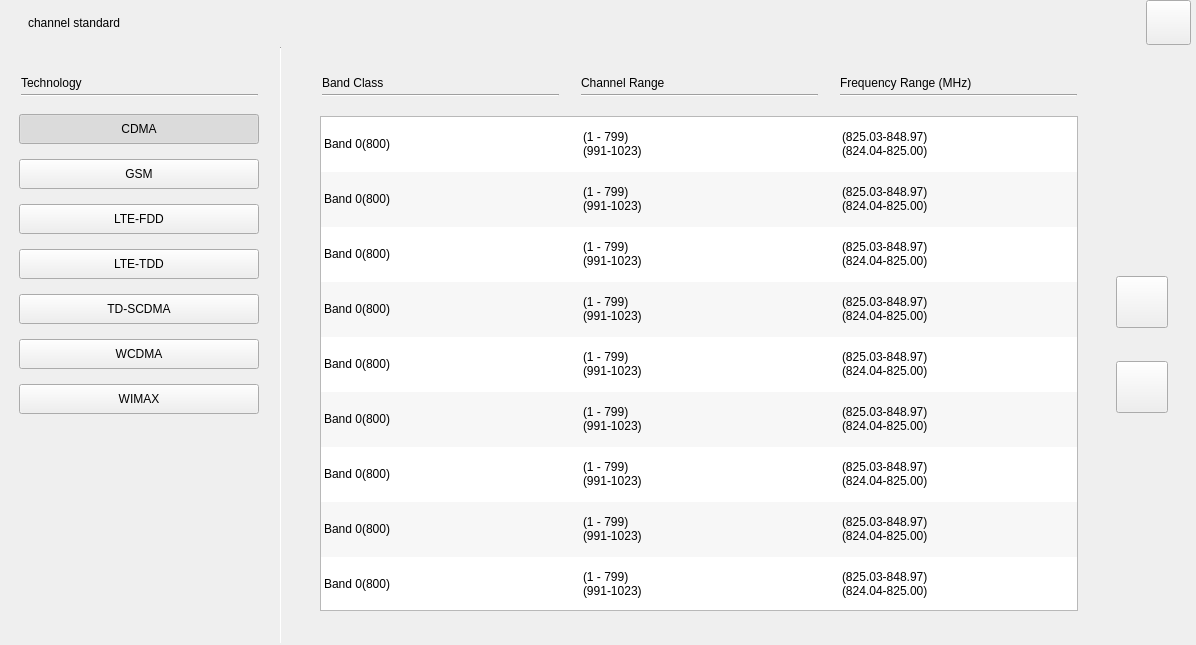
<?xml version="1.0" encoding="UTF-8"?>
<ui version="4.0">
 <class>RtSa_Dialog_Ch_Std</class>
 <widget class="QWidget" name="RtSa_Dialog_Ch_Std">
  <property name="geometry">
   <rect>
    <x>0</x>
    <y>0</y>
    <width>1196</width>
    <height>645</height>
   </rect>
  </property>
  <property name="windowTitle">
   <string>Form</string>
  </property>
  <property name="status" stdset="0">
   <string>night</string>
  </property>
  <widget class="QWidget" name="widget_main" native="true">
   <property name="geometry">
    <rect>
     <x>0</x>
     <y>46</y>
     <width>1196</width>
     <height>599</height>
    </rect>
   </property>
   <property name="styleSheet">
    <string notr="true">/******************indoor*********************/
RtSa_Dialog_Ch_Std[status = &quot;indoor&quot;]
#widget_main
{
	background-color:rgba(255,255,255,1);
}
RtSa_Dialog_Ch_Std[status = &quot;indoor&quot;]
#widget_main&gt;#tableWidget
{
  background-color:rgba(255,255,255,1);
	border-style:flat;
	outline:0px;
	font:75 15px &quot;Arial&quot;;
}
RtSa_Dialog_Ch_Std[status = &quot;indoor&quot;]
#widget_main&gt;QLabel
{
	color:rgba(6, 62, 97, 1);
	font:75 15px &quot;Arial&quot;;
	font-weight:bold;
}
RtSa_Dialog_Ch_Std[status = &quot;indoor&quot;]
#widget_main&gt;#pb_up
{
	background:transparent;
	background-image: url(:/rtsa/image/btn_up_normal.png);
}
RtSa_Dialog_Ch_Std[status = &quot;indoor&quot;]
#widget_main&gt;#pb_up:pressed
{
	background-image: url(:/rtsa/image/btn_up_click.png);
}
RtSa_Dialog_Ch_Std[status = &quot;indoor&quot;]
#widget_main&gt;#pb_down
{
	background:transparent;
	background-image: url(:/rtsa/image/btn_down_normal.png);
}
RtSa_Dialog_Ch_Std[status = &quot;indoor&quot;]
#widget_main&gt;#pb_down:pressed
{
	background-image: url(:/rtsa/image/btn_down_click.png);
}
RtSa_Dialog_Ch_Std[status = &quot;indoor&quot;]
#widget_main&gt;#line,
RtSa_Dialog_Ch_Std[status = &quot;indoor&quot;]
#widget_main&gt;#line_2,
RtSa_Dialog_Ch_Std[status = &quot;indoor&quot;]
#widget_main&gt;#line_3,
RtSa_Dialog_Ch_Std[status = &quot;indoor&quot;]
#widget_main&gt;#line_4
{
	background-color:rgba(6,62,97,1);
}
RtSa_Dialog_Ch_Std[status = &quot;indoor&quot;]
#widget_main&gt;#line_5
{
	background-color:rgba(181, 181, 181, 1);
}
/*#widget_main&gt;#tableWidget
{
	border-style:flat;
	outline:0px;
	font:75 15px &quot;Arial&quot;;
}
*/
RtSa_Dialog_Ch_Std[status = &quot;indoor&quot;]
#widget_main&gt;#tableWidget::item:selected
{
	border-style:flat;
	font-weight:bold;
	background-image: url(:/sa/image/box_click.png);
}
RtSa_Dialog_Ch_Std[status = &quot;indoor&quot;]
#widget_main&gt;QPushButton:checked
{
	background-color:rgba(255, 181, 0, 1)
}
RtSa_Dialog_Ch_Std[status = &quot;indoor&quot;]
#widget_main&gt;QPushButton
{
	border-style:flat;
	text-align:left;
	padding-left:10px;
}

/******************outdoor******************/
RtSa_Dialog_Ch_Std[status = &quot;outdoor&quot;]
#widget_main
{
	background-color:rgba(255,255,255,1);
}
RtSa_Dialog_Ch_Std[status = &quot;outdoor&quot;]
#widget_main&gt;#tableWidget
{
  background-color:rgba(255,255,255,1);
	border-style:flat;
	outline:0px;
	font:75 15px &quot;Arial&quot;;
}
RtSa_Dialog_Ch_Std[status = &quot;outdoor&quot;]
#widget_main&gt;QLabel
{
	color:rgba(6, 62, 97, 1);
	font:75 15px &quot;Arial&quot;;
	font-weight:bold;
}
RtSa_Dialog_Ch_Std[status = &quot;outdoor&quot;]
#widget_main&gt;#pb_up
{
	background:transparent;
	background-image: url(:/rtsa/image/btn_up_normal.png);
}
RtSa_Dialog_Ch_Std[status = &quot;outdoor&quot;]
#widget_main&gt;#pb_up:pressed
{
	background-image: url(:/rtsa/image/btn_up_click.png);
}
RtSa_Dialog_Ch_Std[status = &quot;outdoor&quot;]
#widget_main&gt;#pb_down
{
	background:transparent;
	background-image: url(:/rtsa/image/btn_down_normal.png);
}
RtSa_Dialog_Ch_Std[status = &quot;outdoor&quot;]
#widget_main&gt;#pb_down:pressed
{
	background-image: url(:/rtsa/image/btn_down_click.png);
}
RtSa_Dialog_Ch_Std[status = &quot;outdoor&quot;]
#widget_main&gt;#line,
RtSa_Dialog_Ch_Std[status = &quot;outdoor&quot;]
#widget_main&gt;#line_2,
RtSa_Dialog_Ch_Std[status = &quot;outdoor&quot;]
#widget_main&gt;#line_3,
RtSa_Dialog_Ch_Std[status = &quot;outdoor&quot;]
#widget_main&gt;#line_4
{
	background-color:rgba(6,62,97,1);
}
RtSa_Dialog_Ch_Std[status = &quot;outdoor&quot;]
#widget_main&gt;#line_5
{
	background-color:rgba(181, 181, 181, 1);
}
/*#widget_main&gt;#tableWidget
{
	border-style:flat;
	outline:0px;
	font:75 15px &quot;Arial&quot;;
}
*/
RtSa_Dialog_Ch_Std[status = &quot;outdoor&quot;]
#widget_main&gt;#tableWidget::item:selected
{
	border-style:flat;
	font-weight:bold;
	background-image: url(:/sa/image/box_click.png);
}
RtSa_Dialog_Ch_Std[status = &quot;outdoor&quot;]
#widget_main&gt;QPushButton:checked
{
	background-color:rgba(255, 181, 0, 1)
}
RtSa_Dialog_Ch_Std[status = &quot;outdoor&quot;]
#widget_main&gt;QPushButton
{
	border-style:flat;
	text-align:left;
	padding-left:10px;
}
/************night*******************/
RtSa_Dialog_Ch_Std[status = &quot;night&quot;]
#widget_main
{
	background-color:rgba(0,0,0,1);
}
RtSa_Dialog_Ch_Std[status = &quot;night&quot;]
#widget_main&gt;#tableWidget
{
	background-color: rgb(0, 0, 0);
	alternate-background-color: rgba(24,23,20,1);
	color: rgba(176,153,117,1);
	border-style:flat;
	outline:0px;
	font:75 15px &quot;Arial&quot;;
}
RtSa_Dialog_Ch_Std[status = &quot;night&quot;]
#widget_main&gt;QLabel
{
	color:rgba(7,97,116,1);
	font:75 15px &quot;Arial&quot;;
	font-weight:bold;
}
RtSa_Dialog_Ch_Std[status = &quot;night&quot;]
#widget_main&gt;#pb_up
{
  background:transparent;
	background-image: url(:/rtsa/image/night/btn_up_normal.png);
}
RtSa_Dialog_Ch_Std[status = &quot;night&quot;]
#widget_main&gt;#pb_up:pressed
{
	background-image: url(:/rtsa/image/night/btn_up_click.png);
}
RtSa_Dialog_Ch_Std[status = &quot;night&quot;]
#widget_main&gt;#pb_down
{
background:transparent;
	background-image: url(:/rtsa/image/night/btn_down_normal.png);
}
RtSa_Dialog_Ch_Std[status = &quot;night&quot;]
#widget_main&gt;#pb_down:pressed
{
	background-image: url(:/rtsa/image/night/btn_down_click.png);
}
RtSa_Dialog_Ch_Std[status = &quot;night&quot;]
#widget_main&gt;#line,
RtSa_Dialog_Ch_Std[status = &quot;night&quot;]
#widget_main&gt;#line_2,
RtSa_Dialog_Ch_Std[status = &quot;night&quot;]
#widget_main&gt;#line_3,
RtSa_Dialog_Ch_Std[status = &quot;night&quot;]
#widget_main&gt;#line_4
{
	background-color:rgba(6,62,97,1);
}
RtSa_Dialog_Ch_Std[status = &quot;night&quot;]
#widget_main&gt;#line_5
{
	background-color:rgba(7,97,116,1);
}
/*#widget_main&gt;#tableWidget
{
	border-style:flat;
	outline:0px;
	font:75 15px &quot;Arial&quot;;
}
*/
RtSa_Dialog_Ch_Std[status = &quot;night&quot;]
#widget_main&gt;#tableWidget::item:selected
{
	color: rgba(0,0,0,1);
	border-style:flat;
	font-weight:bold;
	background-image: url(:/rtsa/image/night/box_click.png);
}
RtSa_Dialog_Ch_Std[status = &quot;night&quot;]
#widget_main&gt;QPushButton:checked
{
	color:rgba(0,0,0,1);
	background-color:rgba(255, 156, 0, 1);
}
RtSa_Dialog_Ch_Std[status = &quot;night&quot;]
#widget_main&gt;QPushButton
{
	color:rgba(176,153,117,1);
	background-color:rgba(24,23,20,1);
	border-style:flat;
	text-align:left;
	padding-left:10px;
}
</string>
   </property>
   <property name="status" stdset="0">
    <string>outdoor</string>
   </property>
   <widget class="QPushButton" name="pb_CDMA">
    <property name="geometry">
     <rect>
      <x>19</x>
      <y>68</y>
      <width>240</width>
      <height>30</height>
     </rect>
    </property>
    <property name="text">
     <string>CDMA</string>
    </property>
    <property name="checkable">
     <bool>true</bool>
    </property>
    <property name="checked">
     <bool>true</bool>
    </property>
   </widget>
   <widget class="QPushButton" name="pb_GSM">
    <property name="geometry">
     <rect>
      <x>19</x>
      <y>113</y>
      <width>240</width>
      <height>30</height>
     </rect>
    </property>
    <property name="text">
     <string>GSM</string>
    </property>
    <property name="checkable">
     <bool>true</bool>
    </property>
   </widget>
   <widget class="QPushButton" name="pb_LTEFDD">
    <property name="geometry">
     <rect>
      <x>19</x>
      <y>158</y>
      <width>240</width>
      <height>30</height>
     </rect>
    </property>
    <property name="text">
     <string>LTE-FDD</string>
    </property>
    <property name="checkable">
     <bool>true</bool>
    </property>
   </widget>
   <widget class="QPushButton" name="pb_LTETDD">
    <property name="geometry">
     <rect>
      <x>19</x>
      <y>203</y>
      <width>240</width>
      <height>30</height>
     </rect>
    </property>
    <property name="text">
     <string>LTE-TDD</string>
    </property>
    <property name="checkable">
     <bool>true</bool>
    </property>
   </widget>
   <widget class="QPushButton" name="pb_TD">
    <property name="geometry">
     <rect>
      <x>19</x>
      <y>248</y>
      <width>240</width>
      <height>30</height>
     </rect>
    </property>
    <property name="text">
     <string>TD-SCDMA</string>
    </property>
    <property name="checkable">
     <bool>true</bool>
    </property>
   </widget>
   <widget class="QPushButton" name="pb_WCDMA">
    <property name="geometry">
     <rect>
      <x>19</x>
      <y>293</y>
      <width>240</width>
      <height>30</height>
     </rect>
    </property>
    <property name="text">
     <string>WCDMA</string>
    </property>
    <property name="checkable">
     <bool>true</bool>
    </property>
   </widget>
   <widget class="QPushButton" name="pb_WIMAX">
    <property name="geometry">
     <rect>
      <x>19</x>
      <y>338</y>
      <width>240</width>
      <height>30</height>
     </rect>
    </property>
    <property name="text">
     <string>WIMAX</string>
    </property>
    <property name="checkable">
     <bool>true</bool>
    </property>
   </widget>
   <widget class="QLabel" name="label_2">
    <property name="geometry">
     <rect>
      <x>21</x>
      <y>28</y>
      <width>90</width>
      <height>17</height>
     </rect>
    </property>
    <property name="text">
     <string>Technology</string>
    </property>
   </widget>
   <widget class="QTableWidget" name="tableWidget">
    <property name="geometry">
     <rect>
      <x>320</x>
      <y>70</y>
      <width>758</width>
      <height>495</height>
     </rect>
    </property>
    <property name="layoutDirection">
     <enum>Qt::LeftToRight</enum>
    </property>
    <property name="styleSheet">
     <string notr="true"/>
    </property>
    <property name="frameShape">
     <enum>QFrame::StyledPanel</enum>
    </property>
    <property name="verticalScrollBarPolicy">
     <enum>Qt::ScrollBarAlwaysOff</enum>
    </property>
    <property name="horizontalScrollBarPolicy">
     <enum>Qt::ScrollBarAlwaysOff</enum>
    </property>
    <property name="alternatingRowColors">
     <bool>true</bool>
    </property>
    <property name="textElideMode">
     <enum>Qt::ElideRight</enum>
    </property>
    <property name="showGrid">
     <bool>false</bool>
    </property>
    <property name="wordWrap">
     <bool>true</bool>
    </property>
    <property name="rowCount">
     <number>9</number>
    </property>
    <property name="columnCount">
     <number>3</number>
    </property>
    <attribute name="horizontalHeaderVisible">
     <bool>false</bool>
    </attribute>
    <attribute name="horizontalHeaderDefaultSectionSize">
     <number>259</number>
    </attribute>
    <attribute name="horizontalHeaderHighlightSections">
     <bool>false</bool>
    </attribute>
    <attribute name="horizontalHeaderStretchLastSection">
     <bool>true</bool>
    </attribute>
    <attribute name="verticalHeaderVisible">
     <bool>false</bool>
    </attribute>
    <attribute name="verticalHeaderDefaultSectionSize">
     <number>55</number>
    </attribute>
    <attribute name="verticalHeaderHighlightSections">
     <bool>false</bool>
    </attribute>
    <attribute name="verticalHeaderStretchLastSection">
     <bool>false</bool>
    </attribute>
    <row>
     <property name="text">
      <string>新建行</string>
     </property>
    </row>
    <row/>
    <row/>
    <row/>
    <row/>
    <row/>
    <row/>
    <row/>
    <row/>
    <column>
     <property name="text">
      <string>新建列</string>
     </property>
    </column>
    <column/>
    <column/>
    <item row="0" column="0">
     <property name="text">
      <string>Band 0(800)</string>
     </property>
    </item>
    <item row="0" column="1">
     <property name="text">
      <string>(1 - 799)
(991-1023)</string>
     </property>
    </item>
    <item row="0" column="2">
     <property name="text">
      <string>(825.03-848.97)
(824.04-825.00)</string>
     </property>
    </item>
    <item row="1" column="0">
     <property name="text">
      <string>Band 0(800)</string>
     </property>
    </item>
    <item row="1" column="1">
     <property name="text">
      <string>(1 - 799)
(991-1023)</string>
     </property>
    </item>
    <item row="1" column="2">
     <property name="text">
      <string>(825.03-848.97)
(824.04-825.00)</string>
     </property>
    </item>
    <item row="2" column="0">
     <property name="text">
      <string>Band 0(800)</string>
     </property>
    </item>
    <item row="2" column="1">
     <property name="text">
      <string>(1 - 799)
(991-1023)</string>
     </property>
    </item>
    <item row="2" column="2">
     <property name="text">
      <string>(825.03-848.97)
(824.04-825.00)</string>
     </property>
    </item>
    <item row="3" column="0">
     <property name="text">
      <string>Band 0(800)</string>
     </property>
    </item>
    <item row="3" column="1">
     <property name="text">
      <string>(1 - 799)
(991-1023)</string>
     </property>
    </item>
    <item row="3" column="2">
     <property name="text">
      <string>(825.03-848.97)
(824.04-825.00)</string>
     </property>
    </item>
    <item row="4" column="0">
     <property name="text">
      <string>Band 0(800)</string>
     </property>
    </item>
    <item row="4" column="1">
     <property name="text">
      <string>(1 - 799)
(991-1023)</string>
     </property>
    </item>
    <item row="4" column="2">
     <property name="text">
      <string>(825.03-848.97)
(824.04-825.00)</string>
     </property>
    </item>
    <item row="5" column="0">
     <property name="text">
      <string>Band 0(800)</string>
     </property>
    </item>
    <item row="5" column="1">
     <property name="text">
      <string>(1 - 799)
(991-1023)</string>
     </property>
    </item>
    <item row="5" column="2">
     <property name="text">
      <string>(825.03-848.97)
(824.04-825.00)</string>
     </property>
    </item>
    <item row="6" column="0">
     <property name="text">
      <string>Band 0(800)</string>
     </property>
    </item>
    <item row="6" column="1">
     <property name="text">
      <string>(1 - 799)
(991-1023)</string>
     </property>
    </item>
    <item row="6" column="2">
     <property name="text">
      <string>(825.03-848.97)
(824.04-825.00)</string>
     </property>
    </item>
    <item row="7" column="0">
     <property name="text">
      <string>Band 0(800)</string>
     </property>
    </item>
    <item row="7" column="1">
     <property name="text">
      <string>(1 - 799)
(991-1023)</string>
     </property>
    </item>
    <item row="7" column="2">
     <property name="text">
      <string>(825.03-848.97)
(824.04-825.00)</string>
     </property>
    </item>
    <item row="8" column="0">
     <property name="text">
      <string>Band 0(800)</string>
     </property>
    </item>
    <item row="8" column="1">
     <property name="text">
      <string>(1 - 799)
(991-1023)</string>
     </property>
    </item>
    <item row="8" column="2">
     <property name="text">
      <string>(825.03-848.97)
(824.04-825.00)</string>
     </property>
    </item>
   </widget>
   <widget class="QPushButton" name="pb_up">
    <property name="geometry">
     <rect>
      <x>1116</x>
      <y>230</y>
      <width>52</width>
      <height>52</height>
     </rect>
    </property>
    <property name="text">
     <string/>
    </property>
   </widget>
   <widget class="QPushButton" name="pb_down">
    <property name="geometry">
     <rect>
      <x>1116</x>
      <y>315</y>
      <width>52</width>
      <height>52</height>
     </rect>
    </property>
    <property name="text">
     <string/>
    </property>
   </widget>
   <widget class="QLabel" name="label_3">
    <property name="geometry">
     <rect>
      <x>322</x>
      <y>28</y>
      <width>88</width>
      <height>17</height>
     </rect>
    </property>
    <property name="text">
     <string>Band Class</string>
    </property>
   </widget>
   <widget class="QLabel" name="label_4">
    <property name="geometry">
     <rect>
      <x>581</x>
      <y>28</y>
      <width>118</width>
      <height>17</height>
     </rect>
    </property>
    <property name="text">
     <string>Channel Range</string>
    </property>
   </widget>
   <widget class="QLabel" name="label_5">
    <property name="geometry">
     <rect>
      <x>840</x>
      <y>28</y>
      <width>179</width>
      <height>17</height>
     </rect>
    </property>
    <property name="text">
     <string>Frequency Range (MHz)</string>
    </property>
   </widget>
   <widget class="Line" name="line">
    <property name="geometry">
     <rect>
      <x>21</x>
      <y>48</y>
      <width>237</width>
      <height>2</height>
     </rect>
    </property>
    <property name="orientation">
     <enum>Qt::Horizontal</enum>
    </property>
   </widget>
   <widget class="Line" name="line_2">
    <property name="geometry">
     <rect>
      <x>322</x>
      <y>48</y>
      <width>237</width>
      <height>2</height>
     </rect>
    </property>
    <property name="orientation">
     <enum>Qt::Horizontal</enum>
    </property>
   </widget>
   <widget class="Line" name="line_3">
    <property name="geometry">
     <rect>
      <x>581</x>
      <y>48</y>
      <width>237</width>
      <height>2</height>
     </rect>
    </property>
    <property name="orientation">
     <enum>Qt::Horizontal</enum>
    </property>
   </widget>
   <widget class="Line" name="line_4">
    <property name="geometry">
     <rect>
      <x>840</x>
      <y>48</y>
      <width>237</width>
      <height>2</height>
     </rect>
    </property>
    <property name="orientation">
     <enum>Qt::Horizontal</enum>
    </property>
   </widget>
   <widget class="Line" name="line_5">
    <property name="geometry">
     <rect>
      <x>280</x>
      <y>1</y>
      <width>1</width>
      <height>597</height>
     </rect>
    </property>
    <property name="orientation">
     <enum>Qt::Vertical</enum>
    </property>
   </widget>
   <widget class="QPushButton" name="pb_ok">
    <property name="geometry">
     <rect>
      <x>1073</x>
      <y>566</y>
      <width>80</width>
      <height>30</height>
     </rect>
    </property>
    <property name="font">
     <font>
      <family>Arial</family>
      <pointsize>13</pointsize>
     </font>
    </property>
    <property name="layoutDirection">
     <enum>Qt::LeftToRight</enum>
    </property>
    <property name="styleSheet">
     <string notr="true">QPushButton
{
	background-image: url(:/rtsa/image/btn_ok_w80_nor.png);
}
QPushButton:pressed
{	
	background-image: url(:/rtsa/image/btn_ok_w80_click.png);
}
QPushButton { border-style: flat;}</string>
    </property>
    <property name="text">
     <string/>
    </property>
    <property name="flat">
     <bool>true</bool>
    </property>
   </widget>
   <widget class="QPushButton" name="pb_close">
    <property name="geometry">
     <rect>
      <x>990</x>
      <y>566</y>
      <width>80</width>
      <height>30</height>
     </rect>
    </property>
    <property name="font">
     <font>
      <family>Arial</family>
      <pointsize>13</pointsize>
     </font>
    </property>
    <property name="styleSheet">
     <string notr="true">QPushButton
{
	background-image: url(:/rtsa/image/btn_cancel_w80_nor.png);
}
QPushButton:pressed
{	
	background-image: url(:/rtsa/image/btn_cancel_w80_click.png);
}
QPushButton { border-style: flat;}</string>
    </property>
    <property name="text">
     <string/>
    </property>
    <property name="flat">
     <bool>true</bool>
    </property>
   </widget>
   <zorder>pb_CDMA</zorder>
   <zorder>pb_GSM</zorder>
   <zorder>pb_LTEFDD</zorder>
   <zorder>pb_LTETDD</zorder>
   <zorder>pb_TD</zorder>
   <zorder>pb_WCDMA</zorder>
   <zorder>pb_WIMAX</zorder>
   <zorder>label_2</zorder>
   <zorder>tableWidget</zorder>
   <zorder>pb_down</zorder>
   <zorder>label_3</zorder>
   <zorder>label_4</zorder>
   <zorder>label_5</zorder>
   <zorder>line</zorder>
   <zorder>line_2</zorder>
   <zorder>line_3</zorder>
   <zorder>line_4</zorder>
   <zorder>line_5</zorder>
   <zorder>pb_up</zorder>
   <zorder>pb_ok</zorder>
   <zorder>pb_close</zorder>
  </widget>
  <widget class="QWidget" name="widget_title" native="true">
   <property name="geometry">
    <rect>
     <x>0</x>
     <y>0</y>
     <width>1196</width>
     <height>46</height>
    </rect>
   </property>
   <property name="styleSheet">
    <string notr="true">#RtSa_Dialog_Ch_Std[status = &quot;indoor&quot;]
#widget_title
{
	background-color:rgba(201,201,201,1);
   border:1px;
   border-bottom-style:solid;
	border-bottom-color:rgba(76,76,76,1);
}
#RtSa_Dialog_Ch_Std[status = &quot;indoor&quot;]
#widget_title&gt;#pb_cancel
{
	border-style:flat;
	background-image: url(:/rtsa/image/btn_close_w45_normal.png);
}
#RtSa_Dialog_Ch_Std[status = &quot;indoor&quot;]
#widget_title&gt;#pb_cancel:pressed
{
	background-image: url(:/rtsa/image/btn_close_w45_click.png);
}
#RtSa_Dialog_Ch_Std[status = &quot;indoor&quot;]
#widget_title&gt;#lblTitle
{
	font:75 20px &quot;Arial&quot;;
	font-weight:bold;
}

#RtSa_Dialog_Ch_Std[status = &quot;outdoor&quot;]
#widget_title
{
	background-color:rgba(201,201,201,1);
   border:1px;
   border-bottom-style:solid;
	border-bottom-color:rgba(76,76,76,1);
}
#RtSa_Dialog_Ch_Std[status = &quot;outdoor&quot;]
#widget_title&gt;#pb_cancel
{
	border-style:flat;
	background-image: url(:/rtsa/image/btn_close_w45_normal.png);
}
#RtSa_Dialog_Ch_Std[status = &quot;outdoor&quot;]
#widget_title&gt;#pb_cancel:pressed
{
	background-image: url(:/rtsa/image/btn_close_w45_click.png);
}
#RtSa_Dialog_Ch_Std[status = &quot;outdoor&quot;]
#widget_title&gt;#lblTitle
{
	font:75 20px &quot;Arial&quot;;
	font-weight:bold;
}

#RtSa_Dialog_Ch_Std[status = &quot;night&quot;]
#widget_title
{
	background-color:rgba(53,46,35,1);
   border:1px;
   border-bottom-style:solid;
	border-bottom-color:rgba(76,76,76,1);
}
#RtSa_Dialog_Ch_Std[status = &quot;night&quot;]
#widget_title&gt;#pb_cancel
{
	border-style:flat;
	background-image: url(:/rtsa/image/night/btn_close_w45_normal.png);
}
#RtSa_Dialog_Ch_Std[status = &quot;night&quot;]
#widget_title&gt;#pb_cancel:pressed
{
	background-image: url(:/rtsa/image/night/btn_close_w45_click.png);
}
#RtSa_Dialog_Ch_Std[status = &quot;night&quot;]
#widget_title&gt;#lblTitle
{
	color:rgba(250,218,166,1);
	font:75 20px &quot;Arial&quot;;
	font-weight:bold;
}</string>
   </property>
   <widget class="QLabel" name="lblTitle">
    <property name="geometry">
     <rect>
      <x>28</x>
      <y>12</y>
      <width>228</width>
      <height>22</height>
     </rect>
    </property>
    <property name="text">
     <string>channel standard</string>
    </property>
   </widget>
   <widget class="QPushButton" name="pb_cancel">
    <property name="geometry">
     <rect>
      <x>1146</x>
      <y>0</y>
      <width>45</width>
      <height>45</height>
     </rect>
    </property>
    <property name="text">
     <string/>
    </property>
   </widget>
  </widget>
 </widget>
 <resources/>
 <connections/>
</ui>
